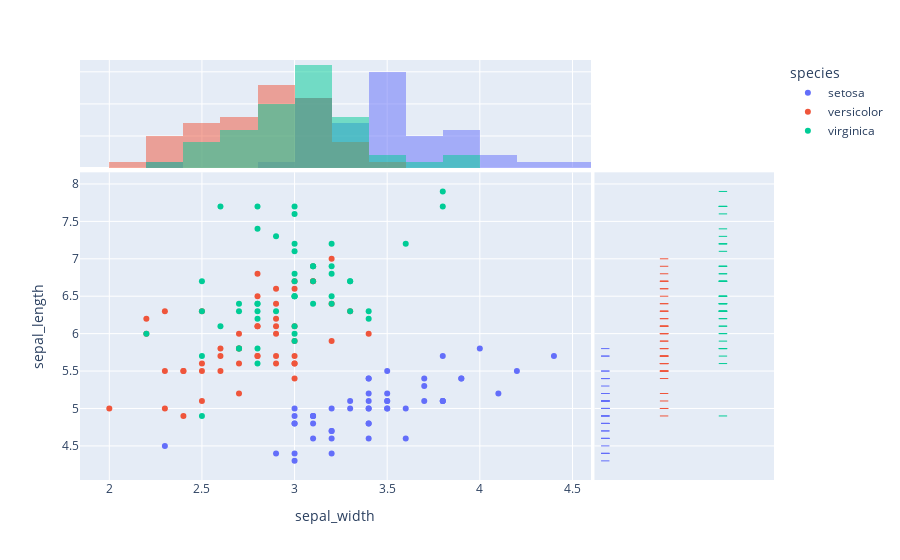

Notebook cell for this chart:
### Code cell
import plotly.express as px

df = px.data.iris()
fig = px.scatter(df, x="sepal_width", y="sepal_length", color="species", marginal_y="rug", marginal_x="histogram")
fig

### Figure 1 — Plotly figure (JSON) as saved in the notebook; plotly's stock layout.template omitted (floating-point values rounded to 4 significant figures)
{"data": [{"hovertemplate": "species=setosa<br>sepal_width=%{x}<br>sepal_length=%{y}<extra></extra>", "legendgroup": "setosa", "marker": {"color": "#636efa", "symbol": "circle"}, "mode": "markers", "name": "setosa", "orientation": "v", "showlegend": true, "type": "scatter", "x": [3.5, 3.0, 3.2, 3.1, 3.6, 3.9, 3.4, 3.4, 2.9, 3.1, 3.7, 3.4, 3.0, 3.0, 4.0, 4.4, 3.9, 3.5, 3.8, 3.8, 3.4, 3.7, 3.6, 3.3, 3.4, 3.0, 3.4, 3.5, 3.4, 3.2, 3.1, 3.4, 4.1, 4.2, 3.1, 3.2, 3.5, 3.1, 3.0, 3.4, 3.5, 2.3, 3.2, 3.5, 3.8, 3.0, 3.8, 3.2, 3.7, 3.3], "xaxis": "x", "y": [5.1, 4.9, 4.7, 4.6, 5.0, 5.4, 4.6, 5.0, 4.4, 4.9, 5.4, 4.8, 4.8, 4.3, 5.8, 5.7, 5.4, 5.1, 5.7, 5.1, 5.4, 5.1, 4.6, 5.1, 4.8, 5.0, 5.0, 5.2, 5.2, 4.7, 4.8, 5.4, 5.2, 5.5, 4.9, 5.0, 5.5, 4.9, 4.4, 5.1, 5.0, 4.5, 4.4, 5.0, 5.1, 4.8, 5.1, 4.6, 5.3, 5.0], "yaxis": "y"}, {"bingroup": "x", "hovertemplate": "species=setosa<br>sepal_width=%{x}<br>count=%{y}<extra></extra>", "legendgroup": "setosa", "marker": {"color": "#636efa"}, "name": "setosa", "opacity": 0.5, "showlegend": false, "type": "histogram", "x": [3.5, 3.0, 3.2, 3.1, 3.6, 3.9, 3.4, 3.4, 2.9, 3.1, 3.7, 3.4, 3.0, 3.0, 4.0, 4.4, 3.9, 3.5, 3.8, 3.8, 3.4, 3.7, 3.6, 3.3, 3.4, 3.0, 3.4, 3.5, 3.4, 3.2, 3.1, 3.4, 4.1, 4.2, 3.1, 3.2, 3.5, 3.1, 3.0, 3.4, 3.5, 2.3, 3.2, 3.5, 3.8, 3.0, 3.8, 3.2, 3.7, 3.3], "xaxis": "x3", "yaxis": "y3"}, {"boxpoints": "all", "fillcolor": "rgba(255,255,255,0)", "hoveron": "points", "hovertemplate": "species=setosa<br>sepal_length=%{y}<extra></extra>", "jitter": 0, "legendgroup": "setosa", "line": {"color": "rgba(255,255,255,0)"}, "marker": {"color": "#636efa", "symbol": "line-ew-open"}, "name": "setosa", "showlegend": false, "type": "box", "xaxis": "x2", "y": [5.1, 4.9, 4.7, 4.6, 5.0, 5.4, 4.6, 5.0, 4.4, 4.9, 5.4, 4.8, 4.8, 4.3, 5.8, 5.7, 5.4, 5.1, 5.7, 5.1, 5.4, 5.1, 4.6, 5.1, 4.8, 5.0, 5.0, 5.2, 5.2, 4.7, 4.8, 5.4, 5.2, 5.5, 4.9, 5.0, 5.5, 4.9, 4.4, 5.1, 5.0, 4.5, 4.4, 5.0, 5.1, 4.8, 5.1, 4.6, 5.3, 5.0], "yaxis": "y2"}, {"hovertemplate": "species=versicolor<br>sepal_width=%{x}<br>sepal_length=%{y}<extra></extra>", "legendgroup": "versicolor", "marker": {"color": "#EF553B", "symbol": "circle"}, "mode": "markers", "name": "versicolor", "orientation": "v", "showlegend": true, "type": "scatter", "x": [3.2, 3.2, 3.1, 2.3, 2.8, 2.8, 3.3, 2.4, 2.9, 2.7, 2.0, 3.0, 2.2, 2.9, 2.9, 3.1, 3.0, 2.7, 2.2, 2.5, 3.2, 2.8, 2.5, 2.8, 2.9, 3.0, 2.8, 3.0, 2.9, 2.6, 2.4, 2.4, 2.7, 2.7, 3.0, 3.4, 3.1, 2.3, 3.0, 2.5, 2.6, 3.0, 2.6, 2.3, 2.7, 3.0, 2.9, 2.9, 2.5, 2.8], "xaxis": "x", "y": [7.0, 6.4, 6.9, 5.5, 6.5, 5.7, 6.3, 4.9, 6.6, 5.2, 5.0, 5.9, 6.0, 6.1, 5.6, 6.7, 5.6, 5.8, 6.2, 5.6, 5.9, 6.1, 6.3, 6.1, 6.4, 6.6, 6.8, 6.7, 6.0, 5.7, 5.5, 5.5, 5.8, 6.0, 5.4, 6.0, 6.7, 6.3, 5.6, 5.5, 5.5, 6.1, 5.8, 5.0, 5.6, 5.7, 5.7, 6.2, 5.1, 5.7], "yaxis": "y"}, {"bingroup": "x", "hovertemplate": "species=versicolor<br>sepal_width=%{x}<br>count=%{y}<extra></extra>", "legendgroup": "versicolor", "marker": {"color": "#EF553B"}, "name": "versicolor", "opacity": 0.5, "showlegend": false, "type": "histogram", "x": [3.2, 3.2, 3.1, 2.3, 2.8, 2.8, 3.3, 2.4, 2.9, 2.7, 2.0, 3.0, 2.2, 2.9, 2.9, 3.1, 3.0, 2.7, 2.2, 2.5, 3.2, 2.8, 2.5, 2.8, 2.9, 3.0, 2.8, 3.0, 2.9, 2.6, 2.4, 2.4, 2.7, 2.7, 3.0, 3.4, 3.1, 2.3, 3.0, 2.5, 2.6, 3.0, 2.6, 2.3, 2.7, 3.0, 2.9, 2.9, 2.5, 2.8], "xaxis": "x3", "yaxis": "y3"}, {"boxpoints": "all", "fillcolor": "rgba(255,255,255,0)", "hoveron": "points", "hovertemplate": "species=versicolor<br>sepal_length=%{y}<extra></extra>", "jitter": 0, "legendgroup": "versicolor", "line": {"color": "rgba(255,255,255,0)"}, "marker": {"color": "#EF553B", "symbol": "line-ew-open"}, "name": "versicolor", "showlegend": false, "type": "box", "xaxis": "x2", "y": [7.0, 6.4, 6.9, 5.5, 6.5, 5.7, 6.3, 4.9, 6.6, 5.2, 5.0, 5.9, 6.0, 6.1, 5.6, 6.7, 5.6, 5.8, 6.2, 5.6, 5.9, 6.1, 6.3, 6.1, 6.4, 6.6, 6.8, 6.7, 6.0, 5.7, 5.5, 5.5, 5.8, 6.0, 5.4, 6.0, 6.7, 6.3, 5.6, 5.5, 5.5, 6.1, 5.8, 5.0, 5.6, 5.7, 5.7, 6.2, 5.1, 5.7], "yaxis": "y2"}, {"hovertemplate": "species=virginica<br>sepal_width=%{x}<br>sepal_length=%{y}<extra></extra>", "legendgroup": "virginica", "marker": {"color": "#00cc96", "symbol": "circle"}, "mode": "markers", "name": "virginica", "orientation": "v", "showlegend": true, "type": "scatter", "x": [3.3, 2.7, 3.0, 2.9, 3.0, 3.0, 2.5, 2.9, 2.5, 3.6, 3.2, 2.7, 3.0, 2.5, 2.8, 3.2, 3.0, 3.8, 2.6, 2.2, 3.2, 2.8, 2.8, 2.7, 3.3, 3.2, 2.8, 3.0, 2.8, 3.0, 2.8, 3.8, 2.8, 2.8, 2.6, 3.0, 3.4, 3.1, 3.0, 3.1, 3.1, 3.1, 2.7, 3.2, 3.3, 3.0, 2.5, 3.0, 3.4, 3.0], "xaxis": "x", "y": [6.3, 5.8, 7.1, 6.3, 6.5, 7.6, 4.9, 7.3, 6.7, 7.2, 6.5, 6.4, 6.8, 5.7, 5.8, 6.4, 6.5, 7.7, 7.7, 6.0, 6.9, 5.6, 7.7, 6.3, 6.7, 7.2, 6.2, 6.1, 6.4, 7.2, 7.4, 7.9, 6.4, 6.3, 6.1, 7.7, 6.3, 6.4, 6.0, 6.9, 6.7, 6.9, 5.8, 6.8, 6.7, 6.7, 6.3, 6.5, 6.2, 5.9], "yaxis": "y"}, {"bingroup": "x", "hovertemplate": "species=virginica<br>sepal_width=%{x}<br>count=%{y}<extra></extra>", "legendgroup": "virginica", "marker": {"color": "#00cc96"}, "name": "virginica", "opacity": 0.5, "showlegend": false, "type": "histogram", "x": [3.3, 2.7, 3.0, 2.9, 3.0, 3.0, 2.5, 2.9, 2.5, 3.6, 3.2, 2.7, 3.0, 2.5, 2.8, 3.2, 3.0, 3.8, 2.6, 2.2, 3.2, 2.8, 2.8, 2.7, 3.3, 3.2, 2.8, 3.0, 2.8, 3.0, 2.8, 3.8, 2.8, 2.8, 2.6, 3.0, 3.4, 3.1, 3.0, 3.1, 3.1, 3.1, 2.7, 3.2, 3.3, 3.0, 2.5, 3.0, 3.4, 3.0], "xaxis": "x3", "yaxis": "y3"}, {"boxpoints": "all", "fillcolor": "rgba(255,255,255,0)", "hoveron": "points", "hovertemplate": "species=virginica<br>sepal_length=%{y}<extra></extra>", "jitter": 0, "legendgroup": "virginica", "line": {"color": "rgba(255,255,255,0)"}, "marker": {"color": "#00cc96", "symbol": "line-ew-open"}, "name": "virginica", "showlegend": false, "type": "box", "xaxis": "x2", "y": [6.3, 5.8, 7.1, 6.3, 6.5, 7.6, 4.9, 7.3, 6.7, 7.2, 6.5, 6.4, 6.8, 5.7, 5.8, 6.4, 6.5, 7.7, 7.7, 6.0, 6.9, 5.6, 7.7, 6.3, 6.7, 7.2, 6.2, 6.1, 6.4, 7.2, 7.4, 7.9, 6.4, 6.3, 6.1, 7.7, 6.3, 6.4, 6.0, 6.9, 6.7, 6.9, 5.8, 6.8, 6.7, 6.7, 6.3, 6.5, 6.2, 5.9], "yaxis": "y2"}], "layout": {"barmode": "overlay", "legend": {"title": {"text": "species"}, "tracegroupgap": 0}, "margin": {"t": 60}, "xaxis": {"anchor": "y", "domain": [0, 0.7363], "title": {"text": "sepal_width"}}, "xaxis2": {"anchor": "y2", "domain": [0.7413, 1], "matches": "x2", "showgrid": false, "showline": false, "showticklabels": false, "ticks": ""}, "xaxis3": {"anchor": "y3", "domain": [0, 0.7363], "matches": "x", "showgrid": true, "showticklabels": false}, "xaxis4": {"anchor": "y4", "domain": [0.7413, 1], "matches": "x2", "showgrid": false, "showline": false, "showticklabels": false, "ticks": ""}, "yaxis": {"anchor": "x", "domain": [0, 0.7326], "title": {"text": "sepal_length"}}, "yaxis2": {"anchor": "x2", "domain": [0, 0.7326], "matches": "y", "showgrid": true, "showticklabels": false}, "yaxis3": {"anchor": "x3", "domain": [0.7426, 1], "matches": "y3", "showgrid": true, "showline": false, "showticklabels": false, "ticks": ""}, "yaxis4": {"anchor": "x4", "domain": [0.7426, 1], "matches": "y3", "showgrid": true, "showline": false, "showticklabels": false, "ticks": ""}}}
